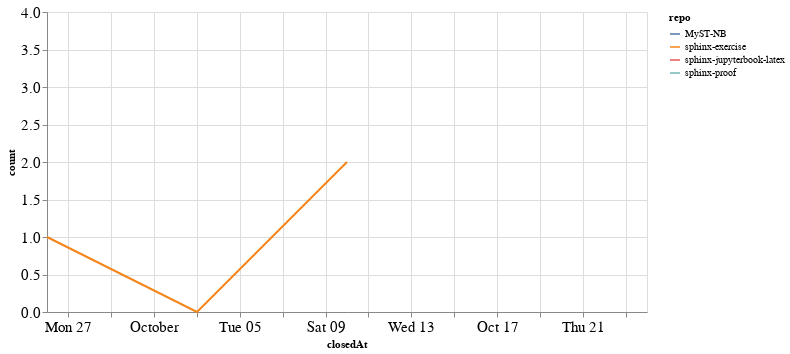

The notebook cell this image was saved under:
### Code cell
closed_by_time = closed_by.groupby('repo').resample('W', on='closedAt').count()['author'].reset_index()
closed_by_time = closed_by_time.rename(columns={'author': 'count'})

alt.Chart(closed_by_time, width=600).mark_line().encode(
    x='closedAt',
    y='count',
    color='repo',
    tooltip="repo"
)

### Figure 1 — Vega-Lite specification as saved in the notebook (floating-point values rounded to 4 significant figures)
{"config": {"axisLeft": {"labelFontSize": 15}, "axisBottom": {"labelFontSize": 15}}, "data": {"name": "data-211dcefdd36327d1cf95b0ad77903609"}, "mark": "line", "encoding": {"color": {"type": "nominal", "field": "repo"}, "tooltip": {"type": "nominal", "field": "repo"}, "x": {"type": "temporal", "field": "closedAt"}, "y": {"type": "quantitative", "field": "count"}}, "width": 600, "$schema": "https://vega.github.io/schema/vega-lite/v4.8.1.json", "datasets": {"data-211dcefdd36327d1cf95b0ad77903609": [{"repo": "MyST-NB", "closedAt": "2021-10-24T00:00:00", "count": 1}, {"repo": "sphinx-exercise", "closedAt": "2021-09-26T00:00:00", "count": 1}, {"repo": "sphinx-exercise", "closedAt": "2021-10-03T00:00:00", "count": 0}, {"repo": "sphinx-exercise", "closedAt": "2021-10-10T00:00:00", "count": 2}, {"repo": "sphinx-jupyterbook-latex", "closedAt": "2021-10-24T00:00:00", "count": 2}, {"repo": "sphinx-proof", "closedAt": "2021-10-17T00:00:00", "count": 4}]}}
